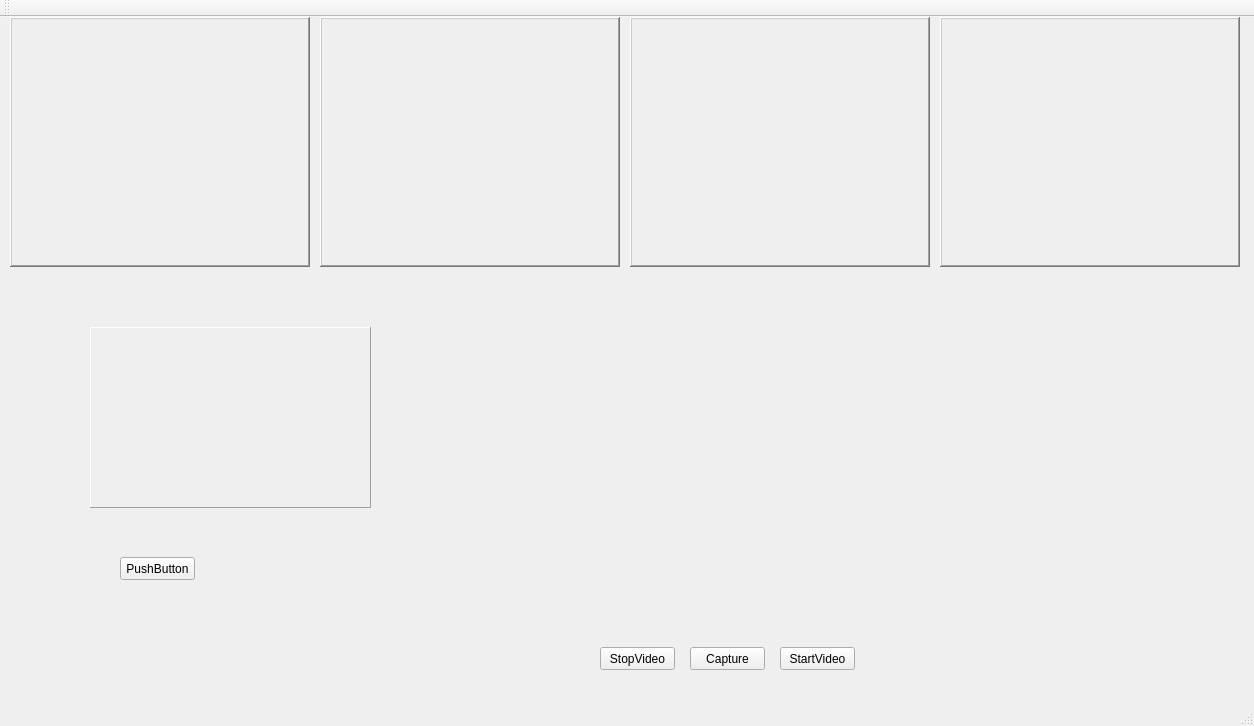
<?xml version="1.0" encoding="UTF-8"?>
<ui version="4.0">
 <class>MainWindow</class>
 <widget class="QMainWindow" name="MainWindow">
  <property name="geometry">
   <rect>
    <x>0</x>
    <y>0</y>
    <width>1254</width>
    <height>726</height>
   </rect>
  </property>
  <property name="windowTitle">
   <string>MainWindow</string>
  </property>
  <widget class="QWidget" name="centralWidget">
   <widget class="QPushButton" name="pushButton_2">
    <property name="geometry">
     <rect>
      <x>690</x>
      <y>630</y>
      <width>75</width>
      <height>23</height>
     </rect>
    </property>
    <property name="text">
     <string>Capture</string>
    </property>
   </widget>
   <widget class="QPushButton" name="pushButton_3">
    <property name="geometry">
     <rect>
      <x>600</x>
      <y>630</y>
      <width>75</width>
      <height>23</height>
     </rect>
    </property>
    <property name="text">
     <string>StopVideo</string>
    </property>
   </widget>
   <widget class="QPushButton" name="pushButton">
    <property name="geometry">
     <rect>
      <x>780</x>
      <y>630</y>
      <width>75</width>
      <height>23</height>
     </rect>
    </property>
    <property name="text">
     <string>StartVideo</string>
    </property>
   </widget>
   <widget class="QFrame" name="frame1">
    <property name="geometry">
     <rect>
      <x>320</x>
      <y>0</y>
      <width>300</width>
      <height>250</height>
     </rect>
    </property>
    <property name="frameShape">
     <enum>QFrame::WinPanel</enum>
    </property>
    <property name="frameShadow">
     <enum>QFrame::Raised</enum>
    </property>
   </widget>
   <widget class="QFrame" name="frame2">
    <property name="geometry">
     <rect>
      <x>630</x>
      <y>0</y>
      <width>300</width>
      <height>250</height>
     </rect>
    </property>
    <property name="frameShape">
     <enum>QFrame::WinPanel</enum>
    </property>
    <property name="frameShadow">
     <enum>QFrame::Raised</enum>
    </property>
   </widget>
   <widget class="QFrame" name="frame0">
    <property name="geometry">
     <rect>
      <x>10</x>
      <y>0</y>
      <width>300</width>
      <height>250</height>
     </rect>
    </property>
    <property name="frameShape">
     <enum>QFrame::WinPanel</enum>
    </property>
    <property name="frameShadow">
     <enum>QFrame::Raised</enum>
    </property>
   </widget>
   <widget class="QFrame" name="frame3">
    <property name="geometry">
     <rect>
      <x>940</x>
      <y>0</y>
      <width>300</width>
      <height>250</height>
     </rect>
    </property>
    <property name="frameShape">
     <enum>QFrame::WinPanel</enum>
    </property>
    <property name="frameShadow">
     <enum>QFrame::Raised</enum>
    </property>
   </widget>
   <widget class="QFrame" name="frame">
    <property name="geometry">
     <rect>
      <x>90</x>
      <y>310</y>
      <width>281</width>
      <height>181</height>
     </rect>
    </property>
    <property name="frameShape">
     <enum>QFrame::Panel</enum>
    </property>
    <property name="frameShadow">
     <enum>QFrame::Raised</enum>
    </property>
   </widget>
   <widget class="QPushButton" name="pushButton_4">
    <property name="geometry">
     <rect>
      <x>120</x>
      <y>540</y>
      <width>75</width>
      <height>23</height>
     </rect>
    </property>
    <property name="text">
     <string>PushButton</string>
    </property>
   </widget>
  </widget>
  <widget class="QMenuBar" name="menuBar">
   <property name="geometry">
    <rect>
     <x>0</x>
     <y>0</y>
     <width>1254</width>
     <height>19</height>
    </rect>
   </property>
  </widget>
  <widget class="QToolBar" name="mainToolBar">
   <attribute name="toolBarArea">
    <enum>TopToolBarArea</enum>
   </attribute>
   <attribute name="toolBarBreak">
    <bool>false</bool>
   </attribute>
  </widget>
  <widget class="QStatusBar" name="statusBar"/>
 </widget>
 <layoutdefault spacing="6" margin="11"/>
 <resources/>
 <connections/>
</ui>
